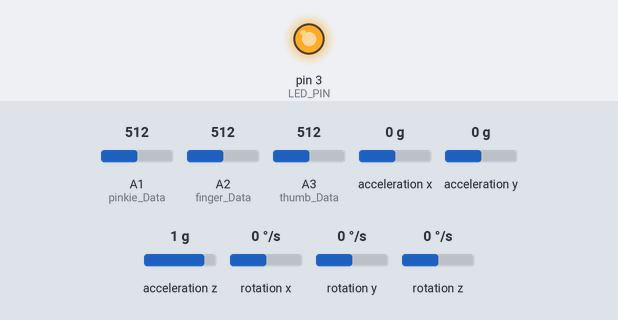
The sketch below on a simulated Arduino Uno, built with avr-gcc and run on an emulated ATmega328P. On the bench: output pins drawn as LEDs (lit = HIGH). Wiring (inferred from the names in the program): MPU-6050 motion sensor at I2C address 0x68; MPU-6050 motion sensor at I2C address 0x69. Dashed ring = blinking. The test bench sets the inputs (shaded band); at power-on: A1 (pinkie_Data) = 512, A2 (finger_Data) = 512, A3 (thumb_Data) = 512, acceleration x 0 g, acceleration y 0 g, acceleration z 1 g, rotation x 0 °/s, rotation y 0 °/s, rotation z 0 °/s. What the sketch prints to the serial monitor is not drawn.

Above: at 1.1 s.
At 10.98 s:
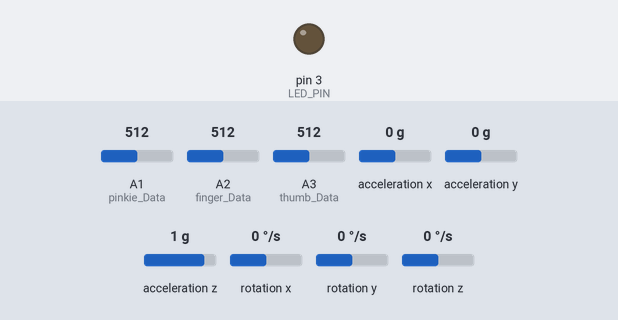
11.3 s: A1 (pinkie_Data) set to 426
14.3 s: A1 (pinkie_Data) set to 399
At 14.73 s:
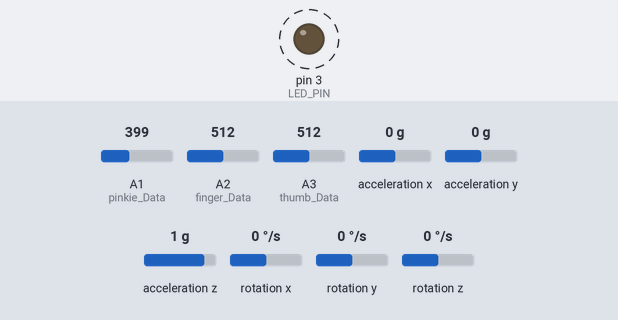
Timing chart, 0 to 18.3 s (numbered marks = the images above; inputs shaded):
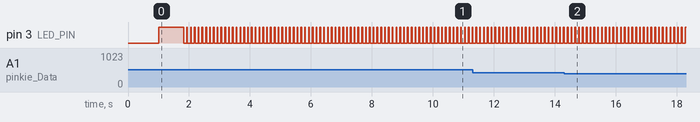

The sketch:

glove_controller_mpu_flex_hc05.ino
```cpp
/******************************************************************************
  Robotic Glove Controller (Arduino + 2x MPU6050 + 3x Flex + HC-05)
  - MPU6050 I2C: SDA=A4, SCL=A5
  - Addresses: MPU1=0x68 (AD0=GND), MPU2=0x69 (AD0=VCC)
  - Flex sensors: A1 (pinkie), A2 (finger), A3 (thumb)
  - Sends single-character commands over Serial (HC-05)
  - Baud: 4800

  Notes:
  - LED indicator on D3 (optional)
  - Uses simple threshold logic; tune thresholds as needed
******************************************************************************/

#include <Wire.h>

const int MPU1 = 0x68;
const int MPU2 = 0x69;

// Flex sensors
const int pinkie_Data = A1;
const int finger_Data = A2;
const int thumb_Data  = A3;

int pinkie = 0, finger = 0, thumb = 0;

// Auto-calibration bounds
int thumb_high=0, thumb_low=0;
int finger_high=0, finger_low=0;
int pinkie_high=0, pinkie_low=0;
bool calibrated = false;

// MPU values
int16_t AcX, AcY, AcZ;
int minVal = 265, maxVal = 402;
int minVal2 = 265, maxVal2 = 402;

double x=0, y=0, z=0;    // MPU1 angles
double x2=0, y2=0, z2=0; // MPU2 angles

const int LED_PIN = 3;
const int BAUD = 4800;
const int response_time = 100;

// Anti-spam
char lastCmd = 0;
unsigned long lastSentMs = 0;
const unsigned long MIN_CMD_INTERVAL_MS = 80;

static inline void sendCmd(char c) {
  if (c == 0) return;
  unsigned long now = millis();
  if (c == lastCmd && (now - lastSentMs) < MIN_CMD_INTERVAL_MS) return;
  Serial.print(c);
  lastCmd = c;
  lastSentMs = now;
}

void wakeMPU(int addr) {
  Wire.beginTransmission(addr);
  Wire.write(0x6B);
  Wire.write(0);
  Wire.endTransmission(true);
}

void readMPUAngles(int addr, int which) {
  Wire.beginTransmission(addr);
  Wire.write(0x3B);
  Wire.endTransmission(false);
  Wire.requestFrom(addr, 14, true);

  AcX = Wire.read() << 8 | Wire.read();
  AcY = Wire.read() << 8 | Wire.read();
  AcZ = Wire.read() << 8 | Wire.read();

  // temp bytes
  (void)(Wire.read() << 8 | Wire.read());
  // gyro bytes (unused but must be read)
  (void)(Wire.read() << 8 | Wire.read());
  (void)(Wire.read() << 8 | Wire.read());
  (void)(Wire.read() << 8 | Wire.read());

  int lo = (which == 1) ? minVal : minVal2;
  int hi = (which == 1) ? maxVal : maxVal2;

  int xAng = map(AcX, lo, hi, -90, 90);
  int yAng = map(AcY, lo, hi, -90, 90);
  int zAng = map(AcZ, lo, hi, -90, 90);

  double X = RAD_TO_DEG * (atan2(-yAng, -zAng) + PI) + 4;
  double Y = RAD_TO_DEG * (atan2(-xAng, -zAng) + PI);
  double Z = RAD_TO_DEG * (atan2(-yAng, -xAng) + PI);

  if (which == 1) { x = X; y = Y; z = Z; }
  else           { x2 = X; y2 = Y; z2 = Z; }
}

void setup() {
  pinMode(LED_PIN, OUTPUT);

  Wire.begin();
  wakeMPU(MPU1);
  wakeMPU(MPU2);

  Serial.begin(BAUD);
  delay(1000);
}

void loop() {
  digitalWrite(LED_PIN, HIGH);

  readMPUAngles(MPU1, 1);
  delay(10);
  readMPUAngles(MPU2, 2);
  delay(10);

  // Read flex
  pinkie = analogRead(pinkie_Data);
  finger = analogRead(finger_Data);
  thumb  = analogRead(thumb_Data);

  // One-time calibration
  if (!calibrated) {
    delay(800);
    thumb_high  = (int)(thumb  * 1.15);  thumb_low  = (int)(thumb  * 0.90);
    finger_high = (int)(finger * 1.03);  finger_low = (int)(finger * 0.80);
    pinkie_high = (int)(pinkie * 1.06);  pinkie_low = (int)(pinkie * 0.80);
    calibrated = true;
  }

  // Command map:
  // L/R base, C/c shoulder, P/p elbow, U/G wrist pitch, O/S wrist roll, F/f gripper

  // MPU1 → base + wrist pitch
  if (x > 15 && x < 55 && y < 30)              sendCmd('L');
  else if (x < 310 && x > 270)                 sendCmd('R');
  else if (y > 60 && y < 80)                   sendCmd('G');
  else if (y < 310 && y > 270)                 sendCmd('U');

  // MPU2 → shoulder
  else if (y2 > 50 && y2 < 85)                 sendCmd('C');
  else if (y2 < 160 && y2 > 120)               sendCmd('c');

  // Flex → elbow + gripper + wrist roll
  else if (pinkie >= pinkie_high)              sendCmd('P');
  else if (pinkie <= pinkie_low)               sendCmd('p');
  else if (finger >= finger_high)              sendCmd('F');
  else if (finger <= finger_low)               sendCmd('f');
  else if (thumb >= thumb_high)                sendCmd('O');
  else if (thumb <= thumb_low)                 sendCmd('S');

  digitalWrite(LED_PIN, LOW);
  delay(response_time);
}
```

Measured:
- the behaviour switches between 410 and 409 on A1 (pinkie_Data) (found by bisection; images 1 and 2)
- by itself, pin 3 (LED_PIN): repeats every 0.12 s: LOW 0.10 s, HIGH 0.02 s
